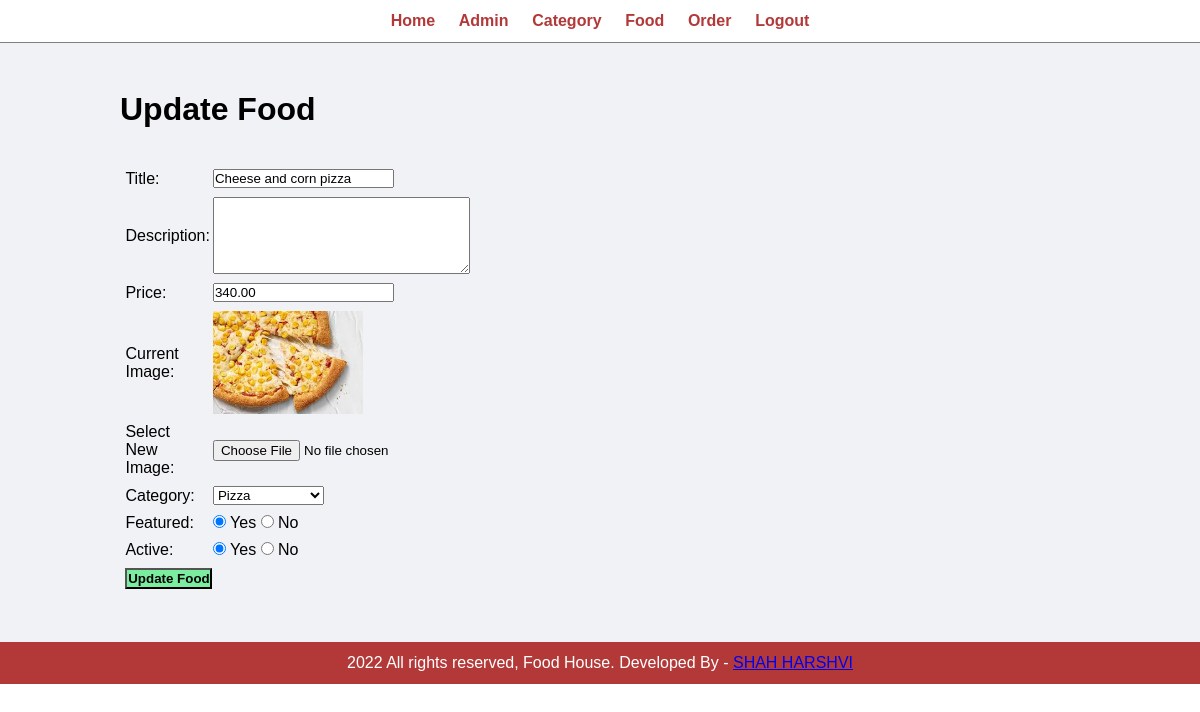
The page /update-food.php?id=6 (signed in) on the database its author committed.
### tables this page shows
CREATE TABLE `tbl_food` (
  `id` int(10) UNSIGNED NOT NULL,
  `title` varchar(150) NOT NULL,
  `description` text NOT NULL,
  `price` decimal(10,2) NOT NULL,
  `image_name` varchar(255) NOT NULL,
  `category_id` int(10) UNSIGNED NOT NULL,
  `featured` varchar(10) NOT NULL,
  `active` varchar(10) NOT NULL
);

CREATE TABLE `tbl_category` (
  `id` int(10) UNSIGNED NOT NULL,
  `title` varchar(100) NOT NULL,
  `image_name` varchar(255) NOT NULL,
  `featured` varchar(10) NOT NULL,
  `active` varchar(10) NOT NULL
);

### update-food.php (the view, shortened to what this page needs)
<?php include('partials/menu.php'); ?>
<div class="main-content">
    <div class="wrapper">
        <h1>Update Food</h1>
        <br><br>
            <?php
            $id=$_GET['id'];
            $sql="SELECT * FROM tbl_food WHERE id=$id";
            $res=mysqli_query($conn, $sql);
            if($res==true)
			{
                $count = mysqli_num_rows($res);
                if($count==1)
                {
                    $row=mysqli_fetch_assoc($res);
                    $title=$row['title'];
					$description = $row['description'];
					$price = $row['price'];
                    $current_image=$row['image_name'];
					$current_category = $row['category_id'];
					$featured=$row['featured'];
					$active=$row['active'];
                }
                else
                {
                    header('location: /manage-food.php');
                }
            }
		?>
        <form action="" method="POST" enctype="multipart/form-data">
            <table class="tbl-30">
                <tr>
                    <td>Title: </td>
                    <td>
                        <input type="text" name="title" value="<?php echo $title; ?>">
                    </td>
                </tr>
                <tr>
                    <td>Description: </td>
                    <td>
                        <textarea name="description" cols="30" rows="5" ><?php echo $description; ?></textarea>
                    </td>
                </tr>
                <tr>
                    <td>Price: </td>
                    <td>
                        <input type="number" name="price" value="<?php echo $price; ?>">
                    </td>
                </tr>
				  <tr>
                <td>Current Image: </td>
                <td>
                    <?php
                        if($current_image == "")
                        {
                            echo "<div class='error'>Image not Available.</div>";
                        }
                        else
                        {
                            ?>
                            <img src="../images/food/<?php echo $current_image; ?>" width="150px">
                            <?php
                        }
                    ?>
                </td>
            </tr>
                <tr>
                    <td>Select New Image: </td>
                    <td>
                        <input type="file" name="image">
                    </td>
                </tr>
                <tr>
                    <td>Category: </td>
					<td>
                    <select name="category">
                        <?php
                            $sql = "SELECT * FROM tbl_category WHERE active='Yes'";
                            $res = mysqli_query($conn, $sql);
                            $count = mysqli_num_rows($res);
                            if($count>0)
                            {
                                while($row=mysqli_fetch_assoc($res))
                                {
                                    $category_title = $row['title'];
                                    $category_id = $row['id'];
                                    ?>
                                    <option <?php if($current_category==$category_id){echo "selected";} ?> value="<?php echo $category_id; ?>"><?php echo $category_title; ?></option>
                                    <?php
                                }
                            }
                            else
                            {
                                echo "<option value='0'>Category Not Available.</option>";
                            }
                        ?>
                    </select>
                </td>
				</tr>
				 <tr>
                <td>Featured: </td>
                <td>
                    <input <?php if($featured=="Yes") {echo "checked";} ?> type="radio" name="featured" value="Yes"> Yes
                    <input <?php if($featured=="No") {echo "checked";} ?> type="radio" name="featured" value="No"> No
                </td>
            </tr>
            <tr>
                <td>Active: </td>
                <td>
                    <input <?php if($active=="Yes") {echo "checked";} ?> type="radio" name="active" value="Yes"> Yes
                    <input <?php if($active=="No") {echo "checked";} ?> type="radio" name="active" value="No"> No
                </td>
            </tr>
            <tr>
                <td>
                    <input type="submit" name="submit" value="Update Food" class="btn-secondary">
                </td>
            </tr>
					</table>
					</form>
					  </div>
</div>
<?php include('partials/footer.php'); ?>

### admin.css (style rules this page uses)
* { margin: 0; padding: 0; font-family: Arial, Helvetica, sans-serif; }
.wrapper { padding: 1%; width: 80%; margin: 0 auto; }
.tbl-30 { width: 30%; }
table tr td { padding: 1%; }
.btn-secondary { background-color: #7bed9f; padding: 1%; color: black; text-decoration: none; font-weight: bold; }
.main-content { background-color: #f1f2f6; padding: 3% 0; }

### rows shown on the page
tbl_food: title "Cheese and corn pizza", price "340.00", image_name (picture), category "Pizza", featured "☑", active "☑"
